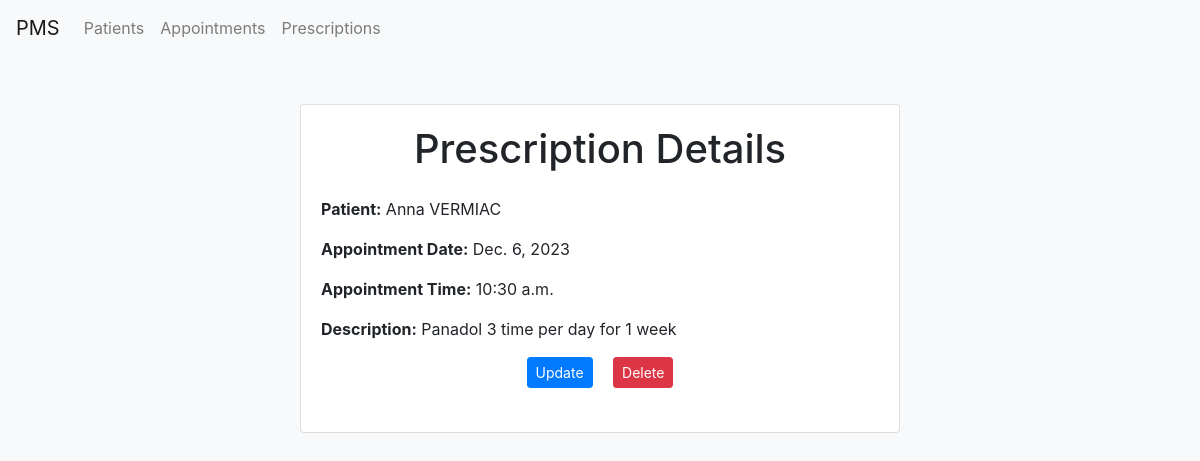
/PMS/prescription/1/, run on the app's committed database.
### PMS/models.py (models this page shows, shortened)
class Prescription(models.Model):
    appointmentId = models.ForeignKey(Appointment, on_delete=models.CASCADE)
    description = models.CharField(max_length=100)

class Appointment(models.Model):
    patientId = models.ForeignKey(Patient, on_delete=models.CASCADE)
    date = models.DateField()
    time = models.TimeField()

class Patient(models.Model):
    cin = models.CharField(max_length=8, unique=True)
    name = models.CharField(max_length=30)
    sex = models.CharField(max_length=1)
    age = models.IntegerField()

### PMS/views.py (the view)
# urls.py: path('prescription/<int:pk>/', PrescriptionDetail.as_view(), name='prescription_detail'),
class PrescriptionDetail(generics.RetrieveUpdateDestroyAPIView):
    serializer_class = PrescriptionSerializer
    queryset = Prescription.objects.all()
    template_name = 'pms/prescription/prescription_detail.html'
    def get(self, request, pk, *args, **kwargs):
        prescription = Prescription.objects.get(pk=pk)
        return render(request, self.template_name, {'prescription': prescription})

### PMS/templates/pms/prescription/prescription_detail.html (shortened to what this page needs)
{% extends 'pms/base.html' %}
{% block content %}
    <div class="container mt-5">
        <div class="card mx-auto" style="max-width: 600px;">
            <div class="card-body">
                <h1 class="mb-4 text-center">Prescription Details</h1>
                <p class="mb-3"><strong>Patient:</strong> {{ prescription.appointmentId.patientId.name }}</p>
                <p class="mb-3"><strong>Appointment Date:</strong> {{ prescription.appointmentId.date }}</p>
                <p class="mb-3"><strong>Appointment Time:</strong> {{ prescription.appointmentId.time }}</p>
                <p class="mb-3"><strong>Description:</strong> {{ prescription.description }}</p>
                <div class="text-center mb-4">
                    <a href="{% url 'prescription_update' pk=prescription.pk %}" class="btn btn-primary btn-sm mr-3">Update</a>
                    <a href="{% url 'prescription_delete' pk=prescription.pk %}" class="btn btn-danger btn-sm">Delete</a>
                </div>
            </div>
        </div>
    </div>
{% endblock %}

### data on the page
Prescription: appointmentId.patientId.name "Anna VERMIAC", appointmentId "Dec. 6, 2023", appointmentId.time "10:30 a.m.", description "Panadol 3 time per day for 1 week"
